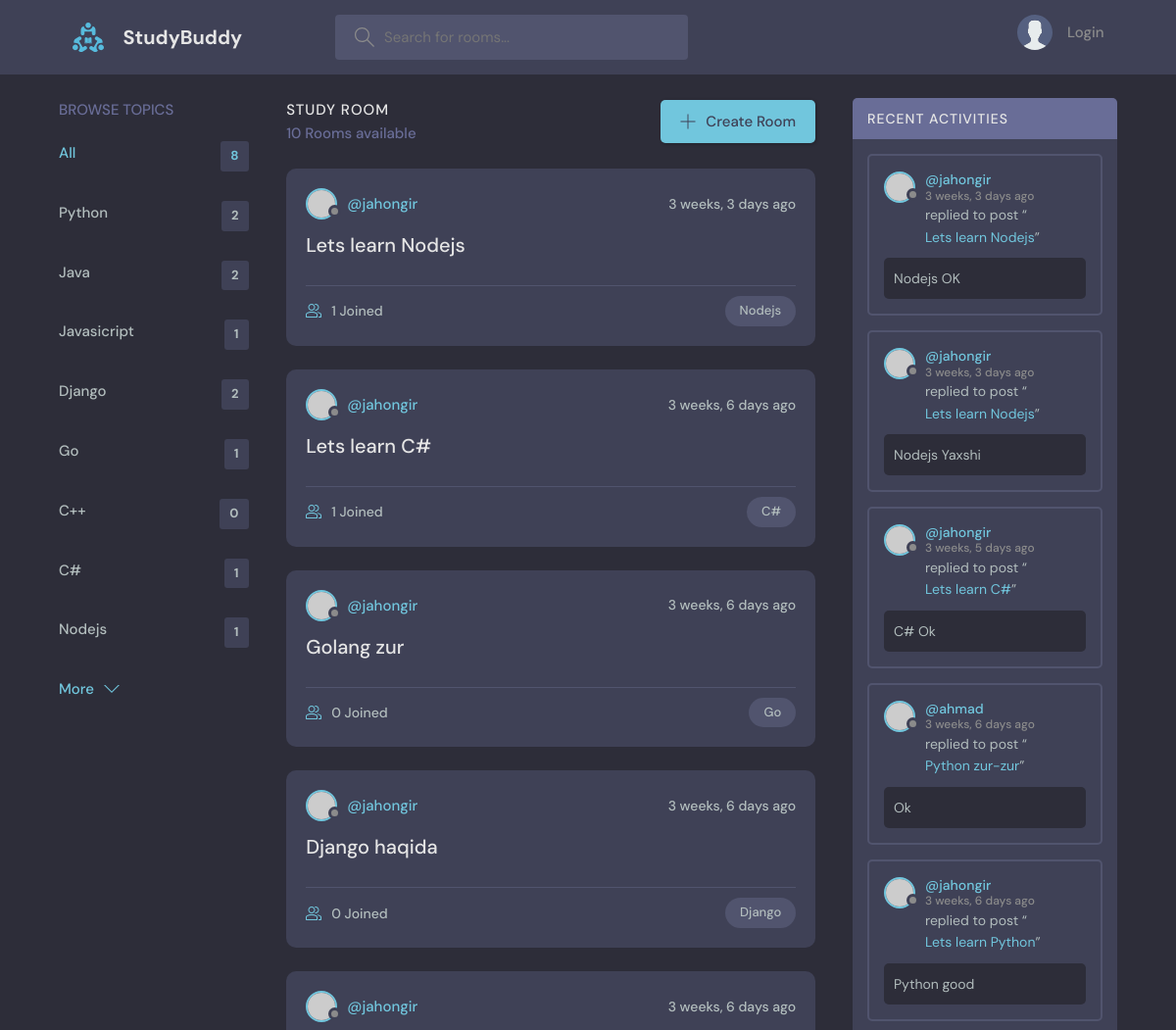
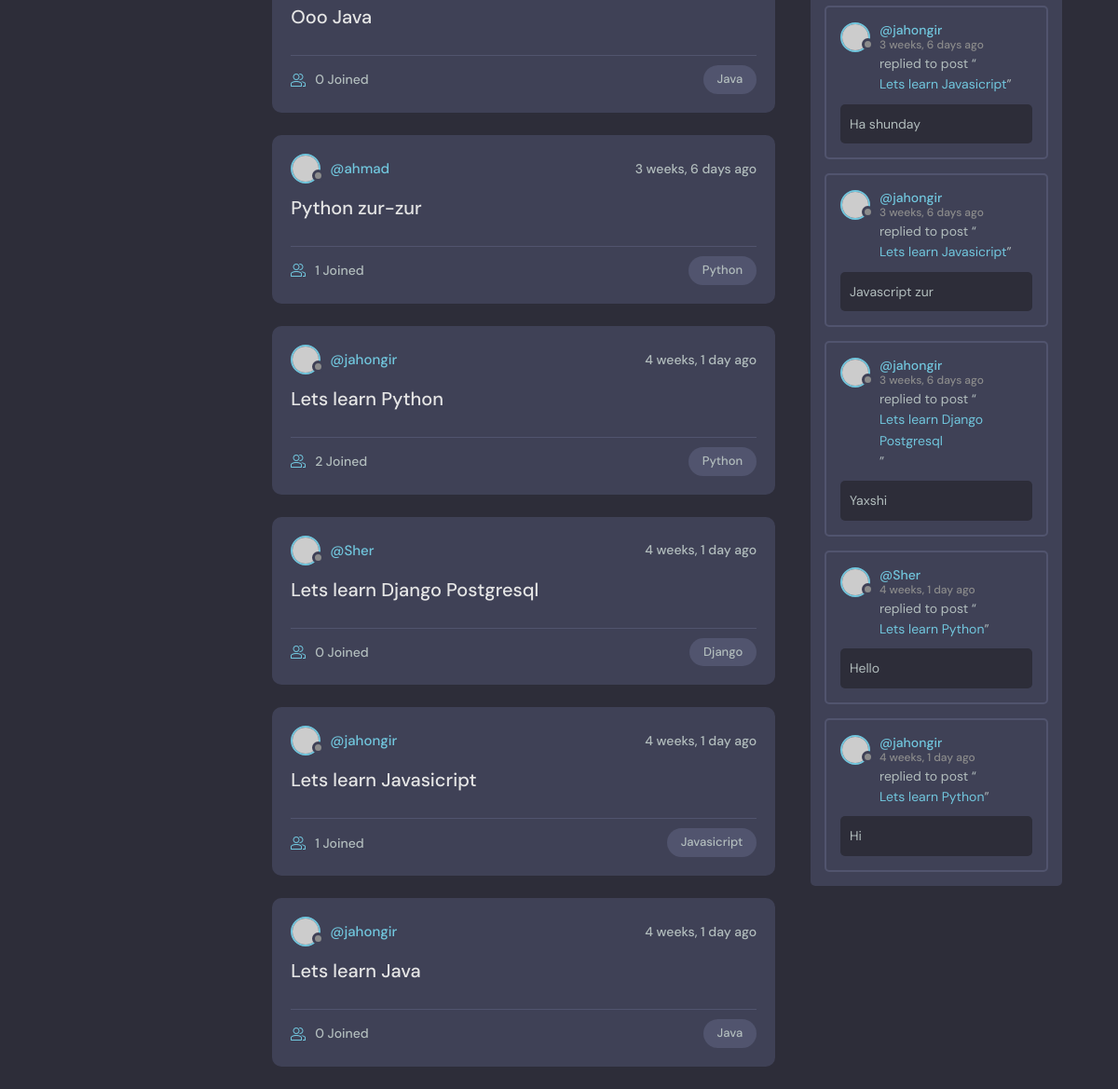
The page / on the database its author committed (2 pictures, top to bottom).
### base/models.py (models this page shows, shortened)
class Topic(models.Model):
    name = models.CharField(max_length=200)

class Room(models.Model):
    host = models.ForeignKey(User, on_delete=models.SET_NULL, null=True)
    topic = models.ForeignKey(Topic, on_delete=models.SET_NULL, null=True)
    name = models.CharField(max_length=200)
    discription = models.TextField(null=True, blank=True)
    participants = models.ManyToManyField(
        User, related_name='participants', blank=True)
    updated = models.DateTimeField(auto_now=True)
    created = models.DateTimeField(auto_now_add=True)
    class Meta:
        ordering = ['-updated', '-created']
    def __str__(self) -> str:
        return self.name

class Message(models.Model):
    user = models.ForeignKey(User, on_delete=models.CASCADE)
    room = models.ForeignKey(Room, on_delete=models.CASCADE)
    body = models.TextField()
    updated = models.DateTimeField(auto_now=True)
    created = models.DateTimeField(auto_now_add=True)
    class Meta:
        ordering = ['-updated', '-created']

### base/views.py (the view)
# urls.py: path('', views.home, name='home'),
def home(request):
    q = request.GET.get('q') if request.GET.get('q') != None else ''
    room = Room.objects.filter(
        Q(topic__name__icontains=q) |
        Q(name__icontains=q)|
        Q(discription__icontains=q)
    )
    room_count = room.count()
    topics = Topic.objects.all()
    room_message = Message.objects.filter(Q(room__topic__name__icontains=q))
    context = {'rooms':room, 'topics':topics,'room_count':room_count, 'room_message':room_message}
    return  render(request, 'base/home.html', context)

### base/templates/base/home.html (shortened to what this page needs)
{% extends 'main.html' %}
{% block content %}
    <main class="layout layout--3">
      <div class="container">
        {% include 'base/topics_component.html' %}
        <div class="roomList">
          <div class="roomList__header">
            <div>
              <h2>Study Room</h2>
              <p>{{room_count}} Rooms available</p>
            </div>
            <a class="btn btn--main" href="{% url 'create-room' %}">
              <svg version="1.1" xmlns="http://www.w3.org/2000/svg" width="32" height="32" viewBox="0 0 32 32">
                <title>add</title>
                <path
                  d="M16.943 0.943h-1.885v14.115h-14.115v1.885h14.115v14.115h1.885v-14.115h14.115v-1.885h-14.115v-14.115z"
                ></path>
              </svg>
              Create Room
            </a>
          </div>
          {% include 'base/feed_component.html' %}
        </div>
        {% include 'base/activity_component.html' %}
      </div>
    </main>
{% endblock %}

### base/templates/base/topics_component.html
<div class="topics">
    <div class="topics__header">
      <h2>Browse Topics</h2>
    </div>
    <ul class="topics__list">
      <li>
        <a href="{% url 'home' %}" class="active">All <span>{{topics.count}}</span></a>
      </li>
      {% for topic in topics %}
      <li>
        <a href="{% url 'home' %}?q={{topic.name}}">{{topic.name}} <span>{{topic.room_set.all.count}}</span></a>
      </li>
      {% endfor %}
    </ul>
    <a class="btn btn--link" href="{% url 'topics' %}">
      More
      <svg version="1.1" xmlns="http://www.w3.org/2000/svg" width="32" height="32" viewBox="0 0 32 32">
        <title>chevron-down</title>
        <path d="M16 21l-13-13h-3l16 16 16-16h-3l-13 13z"></path>
      </svg>
    </a>
</div>

### base/templates/base/feed_component.html (shortened to what this page needs)
{% for room in rooms %}
<div class="roomListRoom">
    <div class="roomListRoom__header">
      <a href="{% url 'user-profile' room.host.id %}" class="roomListRoom__author">
        <div class="avatar avatar--small">
          <img src="https://randomuser.me/api/portraits/women/11.jpg" />
        </div>
        <span>@{{room.host.username}}</span>
      </a>
      <div class="roomListRoom__actions">
        <span>{{room.created | timesince}} ago</span>
      </div>
    </div>
    <div class="roomListRoom__content">
      <a href="{% url 'room' room.id %}">{{room.name}}</a>
    </div>
    <div class="roomListRoom__meta">
      <a href="{% url 'room' room.id %}" class="roomListRoom__joined">
        {{room.participants.all.count}} Joined
      </a>
      <p class="roomListRoom__topic">{{room.topic.name}}</p>
    </div>
</div>
{% endfor %}

### base/templates/base/activity_component.html (shortened to what this page needs)
<div class="activities">
    <div class="activities__header">
      <h2>Recent Activities</h2>
    </div>
    {% for message in room_message %}
        <div class="activities__box">
        <div class="activities__boxHeader roomListRoom__header">
            <a href="{% url 'user-profile' message.user.id%}" class="roomListRoom__author">
            <div class="avatar avatar--small">
                <img src="https://randomuser.me/api/portraits/women/11.jpg" />
            </div>
            <p>
                @{{message.user}}
                <span>{{message.created | timesince}} ago</span>
            </p>
            </a>
        </div>
        <div class="activities__boxContent">
            <p>replied to post “<a href="{% url 'room' message.room.id %}">{{message.room}}</a>”</p>
            <div class="activities__boxRoomContent">
                {{message.body}}
            </div>
        </div>
        </div>
    {% endfor %}
</div>

### rows shown on the page
Topic: name "Python", room_set.all.count "2"
Topic: name "Java", room_set.all.count "2"
Topic: name "Javasicript", room_set.all.count "1"
Topic: name "Django", room_set.all.count "2"
Topic: name "Go", room_set.all.count "1"
Topic: name "C++", room_set.all.count "0"
Topic: name "C#", room_set.all.count "1"
Topic: name "Nodejs", room_set.all.count "1"
Room: host.username "jahongir", created "3 weeks, 3 days", name "Lets learn Nodejs", participants.all.count "1", topic.name "Nodejs"
Room: host.username "jahongir", created "3 weeks, 6 days", name "Lets learn C#", participants.all.count "1", topic.name "C#"
Room: host.username "jahongir", created "3 weeks, 6 days", name "Golang zur", participants.all.count "0", topic.name "Go"
Room: host.username "jahongir", created "3 weeks, 6 days", name "Django haqida", participants.all.count "0", topic.name "Django"
Room: host.username "jahongir", created "3 weeks, 6 days", name "Ooo Java", participants.all.count "0", topic.name "Java"
Room: host.username "ahmad", created "3 weeks, 6 days", name "Python zur-zur", participants.all.count "1", topic.name "Python"
Room: host.username "jahongir", created "4 weeks, 1 day", name "Lets learn Python", participants.all.count "2", topic.name "Python"
Room: host.username "Sher", created "4 weeks, 1 day", name "Lets learn Django Postgresql", participants.all.count "0", topic.name "Django"
Room: host.username "jahongir", created "4 weeks, 1 day", name "Lets learn Javasicript", participants.all.count "1", topic.name "Javasicript"
Room: host.username "jahongir", created "4 weeks, 1 day", name "Lets learn Java", participants.all.count "0", topic.name "Java"
Message: user "jahongir", created "3 weeks, 3 days", room "Lets learn Nodejs", body "Nodejs OK"
Message: user "jahongir", created "3 weeks, 3 days", room "Lets learn Nodejs", body "Nodejs Yaxshi"
Message: user "jahongir", created "3 weeks, 5 days", room "Lets learn C#", body "C# Ok"
Message: user "ahmad", created "3 weeks, 6 days", room "Python zur-zur", body "Ok"
Message: user "jahongir", created "3 weeks, 6 days", room "Lets learn Python", body "Python good"
Message: user "jahongir", created "3 weeks, 6 days", room "Lets learn Javasicript", body "Ha shunday"
Message: user "jahongir", created "3 weeks, 6 days", room "Lets learn Javasicript", body "Javascript zur"
Message: user "jahongir", created "3 weeks, 6 days", room "Lets learn Django Postgresql", body "Yaxshi"
Message: user "Sher", created "4 weeks, 1 day", room "Lets learn Python", body "Hello"
Message: user "jahongir", created "4 weeks, 1 day", room "Lets learn Python", body "Hi"

### other values the page prints
{{ topics.count }} "8"
{{ room_count }} "10"
